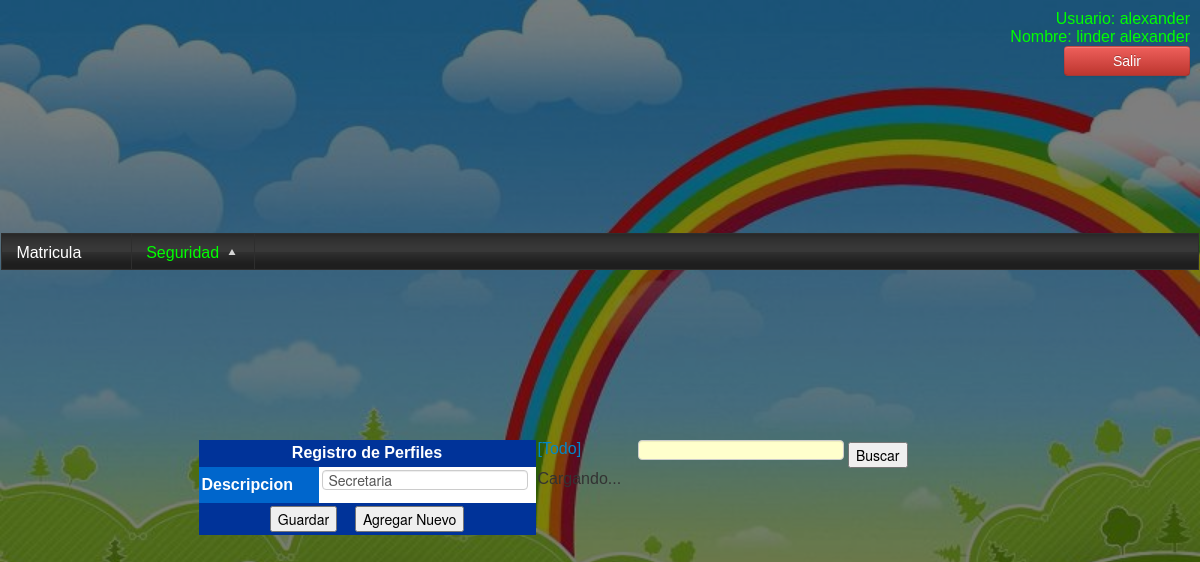
The app's page /modulos/seguridad/perfiles/index.php?id=0 (signed in) with its own data.
### tables this page shows
CREATE TABLE `modulo` (
  `idmodulo` int(6) NOT NULL AUTO_INCREMENT,
  `descripcion` varchar(50) DEFAULT NULL,
  `idpadre` int(6) DEFAULT NULL,
  `url` varchar(50) DEFAULT NULL,
  PRIMARY KEY (`idmodulo`)
);

CREATE TABLE `perfil` (
  `idperfil` int(6) NOT NULL DEFAULT '0',
  `descripcion` varchar(50) DEFAULT NULL,
  PRIMARY KEY (`idperfil`)
);

### cabecera.php (the view, shortened to what this page needs)
<link href="<?php echo $_SESSION['urlbase']; ?>librerias/kendo/styles/kendo.common.min.css" rel="stylesheet" />
<link href="<?php echo $_SESSION['urlbase']; ?>librerias/kendo/styles/kendo.black.min.css" rel="stylesheet" />
<link href="<?php echo $_SESSION['urlbase']; ?>css/bootstrap.min.css" rel="stylesheet" media="screen">
<link href="<?php echo $_SESSION['urlbase']; ?>css/bootstrap.css" rel="stylesheet" media="screen">
<link href="<?php echo $_SESSION['urlbase']; ?>libreria/bootstrap.min.js" rel="stylesheet" media="screen">
<link href="<?php echo $_SESSION['urlbase']; ?>librerias/bootstrap.js" rel="stylesheet" media="screen">
<table  class="modulos" width="1300" height="100%" border="0" align="center">
  <tr >
    <td height="40" class="usuario" >
        <span class="asas" >Usuario: <?php echo $_SESSION['usuario']; ?></span>
        <br>
        <span class="asas">Nombre: <?php echo $_SESSION['nombre'] ?></span>
        <br>
        <span class="asas"><a href='http://localhost/Jardin/cerrar_sesion.php' class='btn btn-danger'>Salir</a></span>
        </td>
  </tr>
  <tr>
    <td height="25" colspan="2">
     <?php
				$DOMINIOADMIN=$_SESSION['urlbase']."modulos/";
			    echo "<ul id='menu'> ";
			    cargarmenu("0",$DOMINIOADMIN);
			   function cargarmenu($id,$urladmin)
			   {
				   $sql="select idmodulo, descripcion,url,idpadre from modulo where idpadre='$id' order by descripcion";
					 $r=mysql_query($sql);
					while($f=mysql_fetch_array($r))
					   {  $descripcion=$f['descripcion'];  $idmodulo=$f['idmodulo'];  $idpadre=$f['idpadre'];
						  $url=$f['url'];
							     	$sql2="select * from perfil_modulo where idmodulo='$idmodulo' and idperfil='".$_SESSION['idperfil']."'";
									$r2=mysql_query($sql2);
									if(mysql_num_rows($r2)>0)
									  {
												$sql2="select * from modulo where idpadre='$idmodulo' ";
												$r2=mysql_query($sql2);
												if(mysql_num_rows($r2)>0)
												  {
													   echo "<li>$descripcion <ul>";
													   echo "</ul></li>";
												  }
												  else
												  {
													   echo "<li><a href='".$urladmin."$url'>".$f['descripcion']."</a></li>";
												  }
									  }
					  }
			   }
			echo "</ul>";
?>
    </td>
  </tr>
  <tr>
    <td colspan="2">

### modulos/seguridad/perfiles/index.php (shortened to what this page needs)
<?php
require("../../../cabecera.php");
 if(isset($_GET['id']))
	    {
		  $sql="Select * from perfil Where idperfil='".$_GET['id']."'";
		  $r=mysql_query($sql);
			if($f=mysql_fetch_array($r))
			  {
                $descripcion=$f['descripcion'];
			  }
			 else{ mensajeJS("Perfil no encontrado","index.php");}
		}
		else
		{
		 $idperfil="";
                 $descripcion="";
		}
?>
<table width="807" border="0" align="center" cellpadding="0" cellspacing="0">
  <tr>
    <td width="341" valign="top">
 <form id="formulario" name="formulario" method="post" action="grabar_actualizar.php">
      <table width="337" bgcolor="#f0f0f0" border="0" align="center" cellpadding="3" cellspacing="3">
        <tr>
          <td height="27" colspan="2" align="center" bgcolor="#003399"><strong>Registro de Perfiles</strong></td>
        </tr>
        <tr>
          <td width="114" bgcolor="#0066CC"><strong>Descripcion</strong></td>
          <td bgcolor="#FFFFFF">
            <input name="descripcion" type="text" id="descripcion" size="30" value="<?php echo $descripcion;?>" maxlength="100" /></td>
        </tr>
        <tr>
          <td colspan="2" align="center" bgcolor="#003399">
            <input type="button" name="enviar" id="enviar" value="Guardar" />&nbsp;&nbsp;&nbsp;
            <?php
		  if(isset($_GET['id']))
		    {
		      echo "<input type='button' name='nuevo' id='nuevo' value='Agregar Nuevo'>";
		    }
	        ?>
            </td>
        </tr>
      </table>
    </form>
    </td>
    <td width="466" valign="top">
     <div> <input type="text" size="50" name="criterio" id="criterio">
           <input type="button" name="buscargrid" id="buscargrid" value="Buscar">
           <a href="#" onclick="cargardatos('grid.php','grid','');">[Todo]</a>
     </div>
     <div id="grid">
     </div>
    </td>
  </tr>
</table>
<?php
require("../../../pie.php");
 mysql_close(); ?>

### estilos.php (style rules this page uses)
a:link { text-decoration: none; width: 100px; float: left; }

### modulos/seguridad/perfiles/index.php (style rules this page uses)
#formulario table tr td strong { color: #FFF; }
body,td,th { font-family: Arial, Helvetica, sans-serif; }
#criterio { background-color:#FFC }

### records on screen
modulo: descripcion "Matricula"
modulo: descripcion "Seguridad"
perfil: descripcion "Secretaria"

### other values on screen
$_SESSION['usuario'] "alexander"
$_SESSION['nombre'] "linder alexander"
